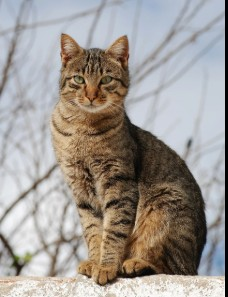
#> input picture opencv_fundamentals/photos/cat.jpg, 228 x 297 px, found by its file name
$ python transformation.py
#> lines starting #> are read from the running program, lines starting #| are printed output that depends on the picture
import cv2 as cv
import numpy as np

img = cv.imread('opencv_fundamentals/photos/cat.jpg')
#> img is the input picture: shape (297, 228, 3); mean B, G, R 146.5, 151.9, 158.2
cv.imshow("Cat", img)

#Yeni X konumu = (1 * Eski X) + (0 * Eski Y) + Senin x değerin
def translate(img, x, y):
    transMat = np.float32([[1, 0, x], [0, 1, y]])
    dimensions = (img.shape[1], img.shape[0])
    return cv.warpAffine(img, transMat, dimensions)
    #Afin dönüşüm (affine transformation), geometrik şekillerin veya uzaydaki
    #noktaların doğrusal bir dönüşüm ile öteleme (kaydırma)

def rotation(img, angle, rotPoint=None):
    (height,width) = img.shape[:2]

    if rotPoint == None:
        rotPoint = (width//2, height//2)

    rotMat = cv.getRotationMatrix2D(rotPoint, angle, 1.0)
     #verilen değerlere göre opencv fonksiyonu
     #matris üretir
    dimensions = (width,height)
    return cv.warpAffine(img, rotMat, dimensions)

flip = cv.flip(img, -1)
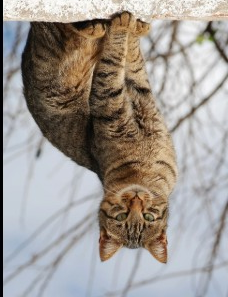
#> flip: shape (297, 228, 3); mean B, G, R 146.5, 151.9, 158.2
cv.imshow("Flipped", flip)

translated = translate(img, 100,100)
#> in translate, `return cv.warpAffine(img, transMat, dimensions)`:
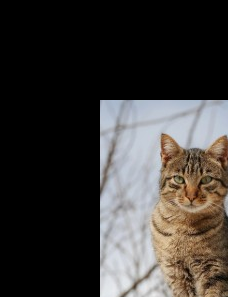
#> returned value: shape (297, 228, 3); mean of channels 0, 1, 2 53.9, 56.6, 60; drawn as B, G, R
cv.imshow("Translated Image", translated)

rotated = rotation(img, 90)
#> in rotation, `return cv.warpAffine(img, rotMat, dimensions)`:
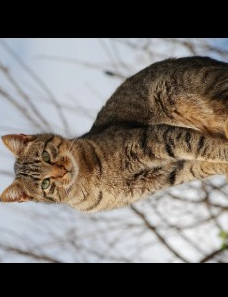
#> returned value: shape (297, 228, 3); mean of channels 0, 1, 2 105.1, 110.7, 116.8; drawn as B, G, R
cv.imshow("Translated Image", rotated)


cv.waitKey(0)
